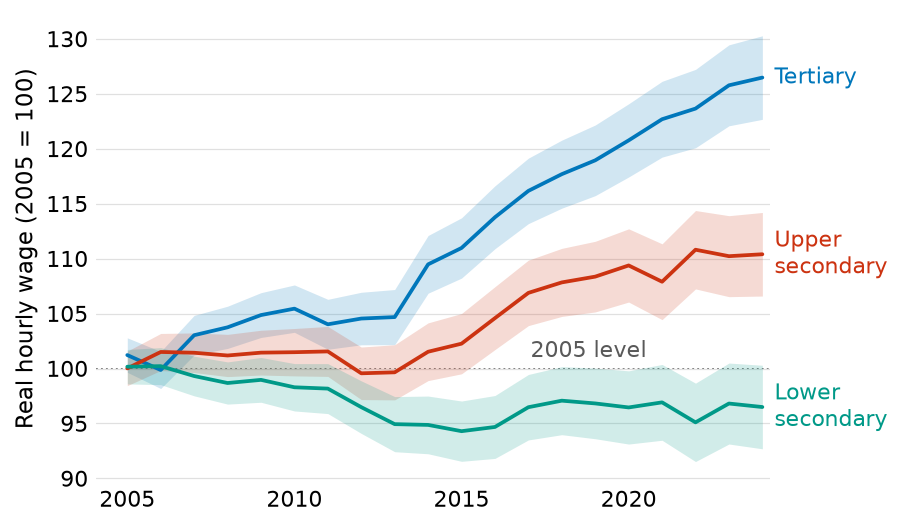

The script that saved this image:
"""Time series with direct labels, confidence bands and a named reference
rule, from synthetic data.

    uv run python docs/gallery/time_series.py

Writes time_series.png beside this script and fails if any label overlaps
something or runs off the figure.
"""

from pathlib import Path

import matplotlib.pyplot as plt
import numpy as np

import figtools as ft


def main():
    ft.setup()
    rng = np.random.default_rng(3)

    # Real hourly wages by education, indexed to the first year, as a survey
    # would estimate them: each year's figure carries sampling error.
    years = np.arange(2005, 2025)
    t = years - 2005
    groups = {
        'Tertiary': 100 + 1.4 * t - 6 * np.exp(-((t - 8) / 2.5) ** 2),
        'Upper secondary': 100 + 0.6 * t - 5 * np.exp(-((t - 8) / 3) ** 2),
        'Lower secondary': 100 - 0.2 * t - 4 * np.exp(-((t - 9) / 3) ** 2),
    }

    fig, ax = plt.subplots(figsize=(5.9, 3.4))
    for name, path in groups.items():
        y = path + rng.normal(0, 0.6, len(years))
        se = 0.8 + 0.06 * t
        ax.plot(years, y, label=name)
        ft.band(ax, years, y - 1.96 * se, y + 1.96 * se)
    ft.refline(ax, 100, '2005 level')
    ax.set_ylabel('Real hourly wage (2005 = 100)')
    ft.label_lines(ax)

    found = ft.collisions(fig)
    if found:
        raise SystemExit(f'time_series: labels collide: {found}')
    fig.savefig(Path(__file__).with_suffix('.png'), dpi=150)


if __name__ == '__main__':
    main()
